Frame 1 (no input): blank canvas, image omitted
Frame 60 (no input): blank canvas, image omitted
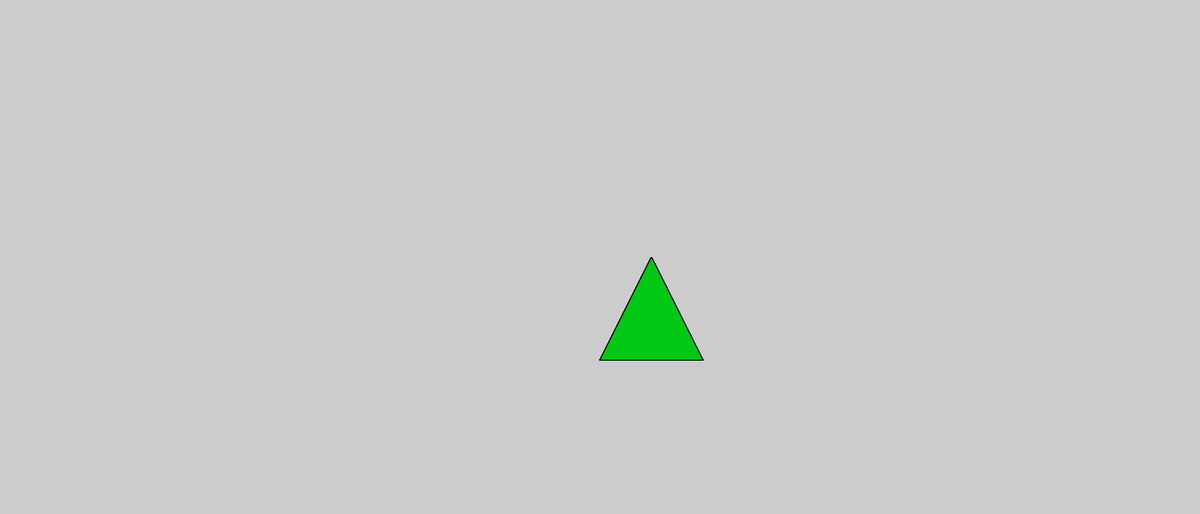
Frame 120 (the mouse pressed at the canvas centre since frame 60)

The p5.js sketch whose frames 1 and 60 were blank and that drew this single picture after the mouse press (run headless with seeded random() and noise() and a simulated clock; from frame 60 on, the mouse is pressed at the canvas centre):

// p5.js sketch
// ── sketch.js
//create variables for the colors. they can go up to 255
let r=0; //red value
let g=200; //green value 
let b=20; //blue value

//create a function to setup the canvas
function setup() {
 createCanvas(1400,600); //make the canvas 1400px by 600px
 background(204); //set the background color to a light gray (increase to make it darker)
}

//create a function to draw the triangle  
function draw() {
  if (mouseIsPressed){
    fill(r, g, b); //fill the triangle with the colors
    translate(mouseX, mouseY); //translate the triangle to the mouse position
    triangle (0,120,60,0,120,120); //draw the triangle
  }
}
